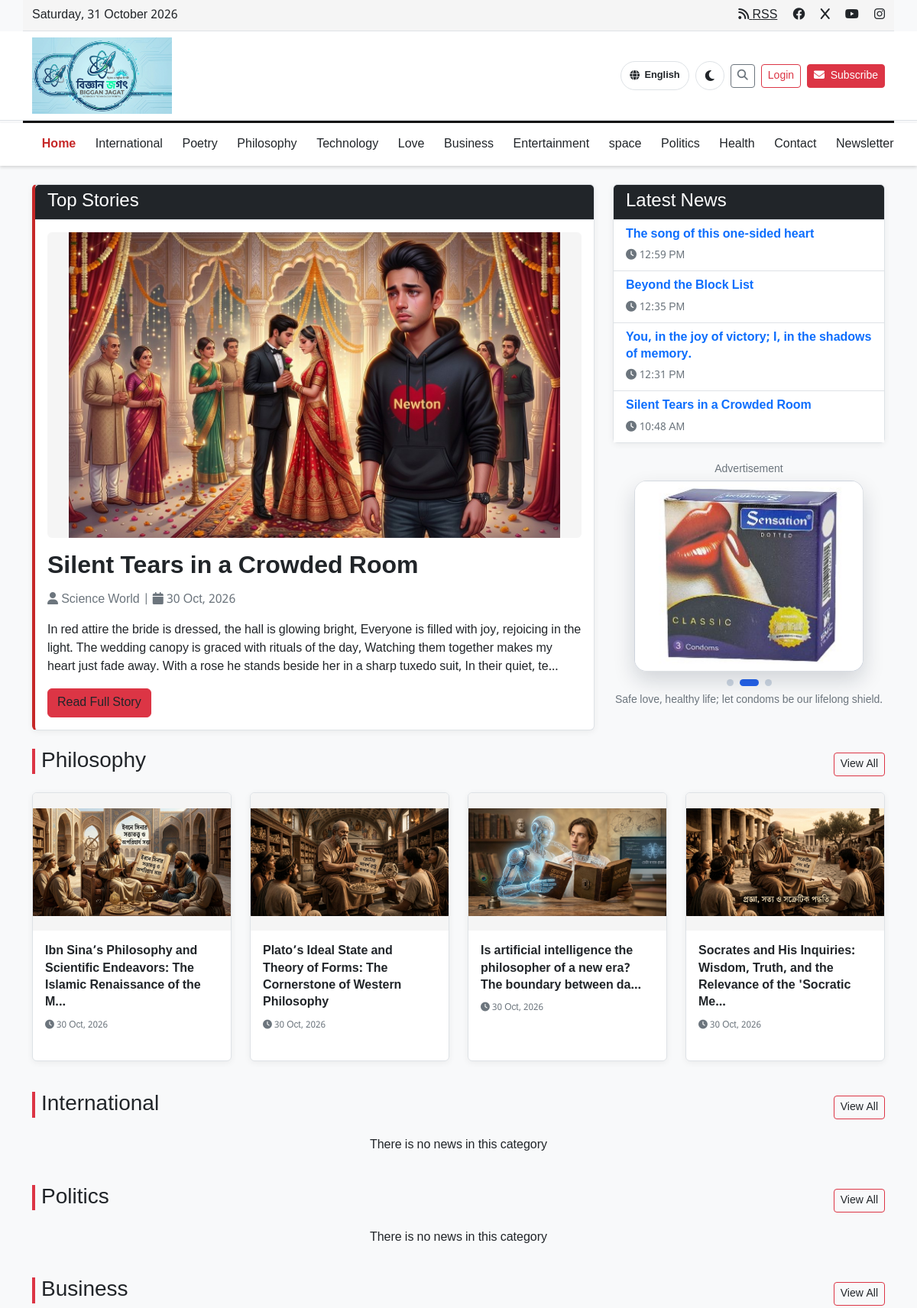
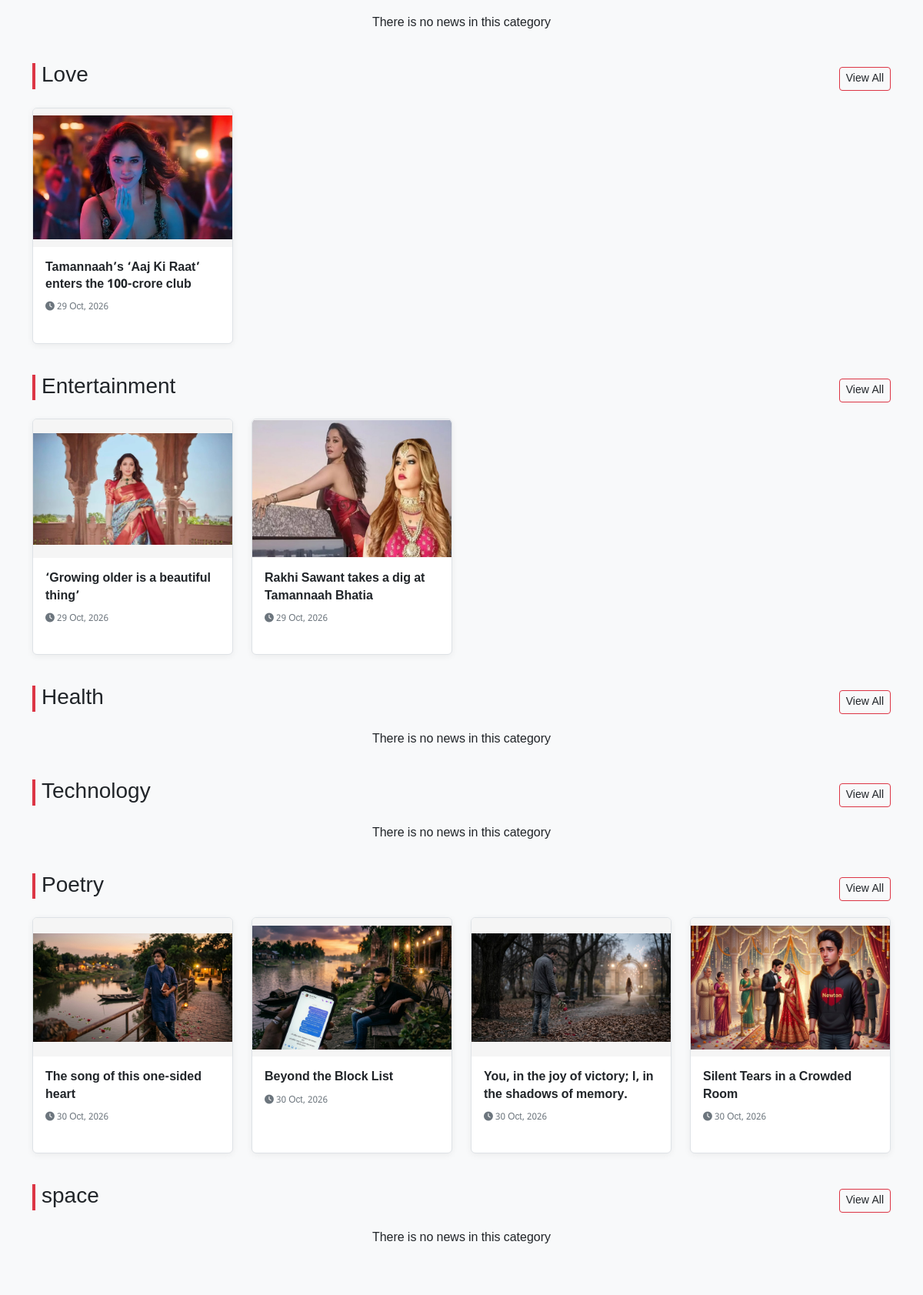
The page / (upper part) on the database its author committed (2 pictures, top to bottom).
### tables this page shows
CREATE TABLE IF NOT EXISTS `categories` (
  `id` int NOT NULL AUTO_INCREMENT,
  `name` varchar(100) NOT NULL,
  `name_en` varchar(100) DEFAULT NULL,
  `slug` varchar(191) NOT NULL,
  `created_at` timestamp NULL DEFAULT CURRENT_TIMESTAMP,
  PRIMARY KEY (`id`),
  UNIQUE KEY `slug` (`slug`)
);

CREATE TABLE IF NOT EXISTS `news` (
  `id` int NOT NULL AUTO_INCREMENT,
  `title` varchar(255) NOT NULL,
  `title_en` varchar(255) DEFAULT NULL,
  `slug` varchar(191) NOT NULL,
  `content` text NOT NULL,
  `content_en` mediumtext,
  `excerpt` varchar(500) DEFAULT NULL,
  `excerpt_en` varchar(500) DEFAULT NULL,
  `category_id` int DEFAULT NULL,
  `featured_image` varchar(255) DEFAULT NULL,
  `author` varchar(100) DEFAULT 'bsro',
  `views` int DEFAULT '0',
  `is_featured` tinyint(1) DEFAULT '0',
  `status` enum('published','draft') DEFAULT 'published',
  `created_at` timestamp NULL DEFAULT CURRENT_TIMESTAMP,
  `updated_at` timestamp NULL DEFAULT CURRENT_TIMESTAMP ON UPDATE CURRENT_TIMESTAMP,
  PRIMARY KEY (`id`),
  UNIQUE KEY `slug` (`slug`),
  KEY `category_id` (`category_id`)
);

### index.php (the view, shortened to what this page needs)
<?php
require_once 'includes/header.php';
require_once 'includes/navbar.php';
require_once 'includes/database.php';
require_once 'includes/advertisement.php';
?>
<div class="container mt-4">
    <div class="row mb-4">
        <div class="col-md-8">
            <div class="card featured-news">
                <div class="card-header bg-dark text-white">
                    <h4 class="mb-0 bangla-font"><?php echo translate('শীর্ষ খবর'); ?></h4>
                </div>
                <div class="card-body">
                    <?php
                    $featured_query = "SELECT * FROM news WHERE is_featured = 1 AND status = 'published' ORDER BY created_at DESC LIMIT 1";
                    $featured_result = $conn->query($featured_query);
                    if($featured_result && $featured_result->num_rows > 0):
                        $featured_news = $featured_result->fetch_assoc();
                        $featuredTitle = localized_news_value($featured_news, 'title');
                        $featuredExcerpt = localized_news_excerpt($featured_news);
                    ?>
                    <img src="<?php echo SITE_URL . 'assets/images/news/' . $featured_news['featured_image']; ?>"
                         alt="<?php echo htmlspecialchars($featuredTitle, ENT_QUOTES, 'UTF-8'); ?>" class="img-fluid w-100 rounded mb-3 news-featured-image"
                         style="height: 400px;">
                    <h2 class="news-title bangla-font">
                        <a href="news.php?slug=<?php echo rawurlencode($featured_news['slug']); ?>" class="text-decoration-none text-dark stretched-link">
                            <?php echo htmlspecialchars($featuredTitle, ENT_QUOTES, 'UTF-8'); ?>
                        </a>
                    </h2>
                    <p class="text-muted bangla-font">
                        <i class="fas fa-user"></i> <?php echo htmlspecialchars(translate($featured_news['author']), ENT_QUOTES, 'UTF-8'); ?> |
                        <i class="fas fa-calendar"></i> <?php echo date('d M, Y', strtotime($featured_news['created_at'])); ?>
                    </p>
                    <p class="bangla-font"><?php echo htmlspecialchars(truncate_text($featuredExcerpt, 300), ENT_QUOTES, 'UTF-8'); ?></p>
                    <a href="news.php?slug=<?php echo rawurlencode($featured_news['slug']); ?>" class="btn btn-danger bangla-font position-relative"><?php echo translate('সম্পূর্ণ পড়ুন'); ?></a>
                    <?php else: ?>
                    <div class="text-center py-5">
                        <h4 class="bangla-font"><?php echo translate('কোন শীর্ষ খবর পাওয়া যায়নি'); ?></h4>
                    </div>
                    <?php endif; ?>
                </div>
            </div>
        </div>
        <div class="col-md-4">
            <div class="card">
                <div class="card-header bg-dark text-white">
                    <h4 class="mb-0 bangla-font"><?php echo translate('সর্বশেষ খবর'); ?></h4>
                </div>
                <div class="card-body p-0">
                    <ul class="list-group list-group-flush">
                        <?php
                        $latest_query = "SELECT * FROM news WHERE status = 'published' ORDER BY created_at DESC LIMIT 4";
                        $latest_result = $conn->query($latest_query);
                        if($latest_result && $latest_result->num_rows > 0):
                            while($latest_news = $latest_result->fetch_assoc()):
                                $latestTitle = localized_news_value($latest_news, 'title');
                        ?>
                        <li class="list-group-item position-relative">
                            <a href="news.php?slug=<?php echo rawurlencode($latest_news['slug']); ?>" class="text-decoration-none stretched-link">
                                <h6 class="bangla-font news-title mb-1"><?php echo htmlspecialchars($latestTitle, ENT_QUOTES, 'UTF-8'); ?></h6>
                                <small class="text-muted bangla-font">
                                    <i class="fas fa-clock"></i> <?php echo date('h:i A', strtotime($latest_news['created_at'])); ?>
                                </small>
                            </a>
                        </li>
                        <?php endwhile; else: ?>
                        <li class="list-group-item text-center bangla-font"><?php echo translate('কোন খবর পাওয়া যায়নি'); ?></li>
                        <?php endif; ?>
                    </ul>
                </div>
            </div>
        </div>
    </div>
    <?php
    $cat_query = "SELECT * FROM categories ORDER BY id ASC";
    $cat_result = $conn->query($cat_query);
    if($cat_result && $cat_result->num_rows > 0):
        while($category = $cat_result->fetch_assoc()):
    ?>
    <div class="row mb-4">
        <div class="col-12">
            <div class="d-flex justify-content-between align-items-center mb-3">
                <h3 class="bangla-font border-start border-4 border-danger ps-2"><?php echo htmlspecialchars(localized_category_name($category['name'], $category['name_en'] ?? null), ENT_QUOTES, 'UTF-8'); ?></h3>
                <a href="category.php?slug=<?php echo $category['slug']; ?>" class="btn btn-sm btn-outline-danger bangla-font"><?php echo translate('সব দেখুন'); ?></a>
            </div>
            <div class="row">
                <?php
                $news_query = "SELECT * FROM news WHERE category_id = " . $category['id'] . " AND status = 'published' ORDER BY created_at DESC LIMIT 4";
                $news_result = $conn->query($news_query);
                if($news_result && $news_result->num_rows > 0):
                    while($news = $news_result->fetch_assoc()):
                    $newsTitle = localized_news_value($news, 'title');
                ?>
                <div class="col-md-3 col-sm-6 mb-3">
                    <div class="card news-card h-100">
                        <img src="<?php echo SITE_URL . 'assets/images/news/' . $news['featured_image']; ?>"
                             class="card-img-top news-featured-image" alt="<?php echo htmlspecialchars($newsTitle, ENT_QUOTES, 'UTF-8'); ?>"
                             style="height: 180px;">
                        <div class="card-body">
                            <h5 class="card-title news-title bangla-font" style="font-size: 1rem;">
                                <a href="news.php?slug=<?php echo rawurlencode($news['slug']); ?>" class="text-decoration-none text-dark stretched-link">
                                    <?php echo htmlspecialchars(truncate_text($newsTitle, 80), ENT_QUOTES, 'UTF-8'); ?>
                                </a>
                            </h5>
                            <p class="card-text text-muted bangla-font" style="font-size: 0.85rem;">
                                <small>
                                    <i class="fas fa-clock"></i> <?php echo date('d M, Y', strtotime($news['created_at'])); ?>
                                </small>
                            </p>
                        </div>
                    </div>
                </div>
                <?php endwhile; else: ?>
                <div class="col-12">
                    <p class="text-center bangla-font"><?php echo translate('এই বিভাগে কোন খবর নেই'); ?></p>
                </div>
                <?php endif; ?>
            </div>
        </div>
    </div>
    <?php endwhile; endif; ?>
</div>
<?php
require_once('includes/footer.php');
?>

### includes/navbar.php (shortened to what this page needs)
<?php
require_once 'database.php';
$categories_query = "SELECT * FROM categories ORDER BY name ASC";
$categories_result = $conn->query($categories_query);
?>
<nav class="navbar navbar-dark navbar-expand-lg category-nav sticky-top">
    <div class="container">
<div class="offcanvas offcanvas-start" tabindex="-1" id="mobileMenu" aria-labelledby="mobileMenuLabel">
    <div class="offcanvas-body">
        <ul class="navbar-nav">
            <li class="nav-item">
                <a class="nav-link active" href="<?php echo SITE_URL; ?>"> <?php echo translate('হোম'); ?></a>
            </li>
            <?php if($categories_result && $categories_result->num_rows > 0): ?>
                <?php while($category = $categories_result->fetch_assoc()): ?>
                    <li class="nav-item">
                        <a class="nav-link" href="category.php?slug=<?php echo $category['slug']; ?>">
                            <?php echo htmlspecialchars(localized_category_name($category['name'], $category['name_en'] ?? null), ENT_QUOTES, 'UTF-8'); ?>
                        </a>
                    </li>
                <?php endwhile; ?>
            <?php endif; ?>
            <li class="nav-item">
                <a class="nav-link" href="<?php echo SITE_URL; ?>contact.php"> <?php echo translate('যোগাযোগ'); ?></a>
            </li>
            <li class="nav-item">
                <a class="nav-link" href="<?php echo SITE_URL; ?>subscribe.php"> <?php echo translate('নিউজলেটার সাবস্ক্রাইব'); ?></a>
            </li>
        </ul>
    </div>
</div>
    </div>
</nav>

### assets/css/style.css (style rules this page uses)
.bangla-font { font-family: 'Bornopata', sans-serif; }
html[lang="en"] .bangla-font { font-family: inherit; }
.news-card { transition: all 0.3s ease; overflow: hidden; }
.news-card img { transition: transform 0.5s ease; }
.news-featured-image { display: block; width: 100%; object-fit: contain; background-color: var(--theme-surface-alt, #f5f5f5); }

### assets/css/theme.css (style rules this page uses)
:root, [data-theme="light"] { --theme-bg: #f8f9fa; --theme-surface: #ffffff; --theme-surface-alt: #f5f5f5; --theme-text: #212529; --theme-text-muted: #6c757d; --theme-border: #dee2e6; --theme-border-strong: #ddd; --theme-primary: #c62828; --theme-primary-hover: #b71c1c; --theme-accent: #0d6efd; --theme-card-shadow: 0 2px 8px rgba(0, 0, 0, 0.06); --theme-nav-bg: #ffffff; --theme-nav-text: #333333; --theme-nav-hover-bg: #b71c1c; --theme-nav-hover-text: #ffffff; --theme-top-header-bg: #f5f5f5; --theme-line: #111111; --theme-input-bg: #ffffff; --theme-input-border: #ced4da; --theme-scrollbar-track: #f1f1f1; --theme-scrollbar-thumb: #d32f2f; }
html { color-scheme: light; }
body { background-color: var(--theme-bg) !important; color: var(--theme-text) !important; transition: background-color 0.25s ease, color 0.25s ease; }
.category-nav { background-color: var(--theme-nav-bg) !important; box-shadow: 0 2px 4px rgba(0, 0, 0, 0.15); }
.category-nav .nav-link { color: var(--theme-nav-text) !important; }
.category-nav .nav-link.active { color: var(--theme-primary) !important; }
.offcanvas { background-color: var(--theme-surface) !important; color: var(--theme-text) !important; }
.offcanvas-body .nav-link { color: var(--theme-text) !important; }
.card { background-color: var(--theme-surface) !important; border-color: var(--theme-border) !important; color: var(--theme-text) !important; box-shadow: var(--theme-card-shadow); }
.card-header { border-bottom-color: var(--theme-border) !important; }
.news-card { background-color: var(--theme-surface) !important; border-color: var(--theme-border) !important; }
.list-group-item { background-color: var(--theme-surface) !important; border-color: var(--theme-border) !important; color: var(--theme-text) !important; }
.text-dark, a.text-dark, .text-decoration-none.text-dark { color: var(--theme-text) !important; }
.text-muted { color: var(--theme-text-muted) !important; }
.news-title, .bangla-font { color: inherit; }
.featured-news { border-left-color: var(--theme-primary) !important; }

### includes/header.php (style rules this page uses)
body { font-family: 'Noto Sans Bengali', sans-serif; direction: ltr; background-color: var(--theme-bg, #f8f9fa); color: var(--theme-text, #212529); }
.bangla-font { font-family: 'Noto Sans Bengali', sans-serif; }
.news-title { font-weight: 700; line-height: 1.4; color: var(--theme-text, #212529); }
.category-nav { background-color: var(--theme-nav-bg, #ffffff); box-shadow: 0 2px 4px rgba(0, 0, 0, 0.15); transition: box-shadow 0.3s ease, background-color 0.3s ease; z-index: 1050; }
.category-nav a, .category-nav .nav-link { color: var(--theme-nav-text, #333333) !important; font-weight: 500; padding: 0.5rem 0.8rem !important; border-radius: 6px; transition: color 0.3s ease, background-color 0.3s ease, transform 0.2s ease; }
.category-nav .nav-link.active { color: var(--theme-primary, #c62828) !important; font-weight: 600; }
.news-card { transition: transform 0.3s; border: 1px solid var(--theme-border, #eee); margin-bottom: 20px; background-color: var(--theme-surface, #fff); }
.featured-news { border-left: 4px solid #d32f2f; }
.offcanvas-body .nav-link { color: var(--theme-text, #333) !important; padding: 0.5rem 1rem; border-radius: 6px; }

### rows shown on the page
categories: name+name_en "International"
categories: name+name_en "Poetry"
categories: name_en "Philosophy"
categories: name+name_en "Technology"
categories: name_en "Love"
categories: name+name_en "Business"
categories: name+name_en "Entertainment"
categories: name_en "space"
categories: name+name_en "Politics"
categories: name+name_en "Health"
news: featured_image (picture), title_en "Silent Tears in a Crowded Room", created_at "30 Oct, 2026", content_en "In red attire the bride is dressed, the hall is glowing bright, Everyone is filled with joy, rejoicing in the light. The wedding canopy is graced with rituals of the day, Watching them together makes my heart just fade away. With a rose he stands beside her in a sharp tuxedo suit, In their quiet, te...", created_at "10:48 AM"
news: title_en "The song of this one-sided heart", created_at "12:59 PM", featured_image (picture), created_at "30 Oct, 2026"
news: title_en "Beyond the Block List", created_at "12:35 PM", featured_image (picture), created_at "30 Oct, 2026"
news: title_en "You, in the joy of victory; I, in the shadows of memory.", created_at "12:31 PM", featured_image (picture), created_at "30 Oct, 2026"
news: featured_image (picture), title_en "Ibn Sina’s Philosophy and Scientific Endeavors: The Islamic Renaissance of the M...", created_at "30 Oct, 2026"
news: featured_image (picture), title_en "Plato’s Ideal State and Theory of Forms: The Cornerstone of Western Philosophy", created_at "30 Oct, 2026"
news: featured_image (picture), title_en "Is artificial intelligence the philosopher of a new era? The boundary between da...", created_at "30 Oct, 2026"
news: featured_image (picture), title_en "Socrates and His Inquiries: Wisdom, Truth, and the Relevance of the 'Socratic Me...", created_at "30 Oct, 2026"
news: featured_image (picture), title_en "Tamannaah’s ‘Aaj Ki Raat’ enters the 100-crore club", created_at "29 Oct, 2026"
news: featured_image (picture), title_en "‘Growing older is a beautiful thing’", created_at "29 Oct, 2026"
news: featured_image (picture), title_en "Rakhi Sawant takes a dig at Tamannaah Bhatia", created_at "29 Oct, 2026"

### other values the page prints
$visibleLabel "English"
translate('লগইন') "Login"
translate('সাবস্ক্রাইব') "Subscribe"
translate('হোম') "Home"
translate('যোগাযোগ') "Contact"
translate('নিউজলেটার সাবস্ক্রাইব') "Newsletter"
translate('শীর্ষ খবর') "Top Stories"
translate('সম্পূর্ণ পড়ুন') "Read Full Story"
translate('সর্বশেষ খবর') "Latest News"
translate('বিজ্ঞাপন') "Advertisement"
$description "Safe love, healthy life; let condoms be our lifelong shield."
